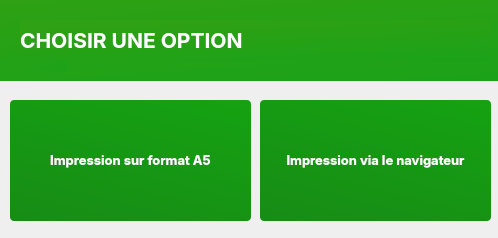
<?xml version="1.0" encoding="UTF-8"?>
<ui version="4.0">
 <class>Dialog</class>
 <widget class="QDialog" name="Dialog">
  <property name="geometry">
   <rect>
    <x>0</x>
    <y>0</y>
    <width>498</width>
    <height>238</height>
   </rect>
  </property>
  <property name="cursor">
   <cursorShape>OpenHandCursor</cursorShape>
  </property>
  <property name="windowTitle">
   <string>Dialog</string>
  </property>
  <widget class="QFrame" name="frame_2">
   <property name="geometry">
    <rect>
     <x>-150</x>
     <y>-10</y>
     <width>651</width>
     <height>91</height>
    </rect>
   </property>
   <property name="styleSheet">
    <string notr="true">background-color: qlineargradient(spread:pad, x1:0.50, y1:0, x2:1, y2:1, stop:0 rgb(46, 161, 20), stop:1 rgb(27, 162, 25));
border-top:none</string>
   </property>
   <property name="frameShape">
    <enum>QFrame::StyledPanel</enum>
   </property>
   <property name="frameShadow">
    <enum>QFrame::Raised</enum>
   </property>
   <widget class="QLabel" name="iconedit">
    <property name="geometry">
     <rect>
      <x>170</x>
      <y>40</y>
      <width>47</width>
      <height>41</height>
     </rect>
    </property>
    <property name="text">
     <string/>
    </property>
   </widget>
   <widget class="QLabel" name="title">
    <property name="geometry">
     <rect>
      <x>170</x>
      <y>30</y>
      <width>471</width>
      <height>41</height>
     </rect>
    </property>
    <property name="font">
     <font>
      <family>Inter</family>
      <pointsize>16</pointsize>
      <weight>75</weight>
      <bold>true</bold>
     </font>
    </property>
    <property name="styleSheet">
     <string notr="true">color:white</string>
    </property>
    <property name="text">
     <string>CHOISIR UNE OPTION</string>
    </property>
   </widget>
  </widget>
  <widget class="QPushButton" name="direct">
   <property name="geometry">
    <rect>
     <x>10</x>
     <y>100</y>
     <width>241</width>
     <height>121</height>
    </rect>
   </property>
   <property name="font">
    <font>
     <family>Inter</family>
     <pointsize>10</pointsize>
     <weight>75</weight>
     <bold>true</bold>
    </font>
   </property>
   <property name="cursor">
    <cursorShape>PointingHandCursor</cursorShape>
   </property>
   <property name="styleSheet">
    <string notr="true">background-color: qlineargradient(spread:pad, x1:0, y1:2, x2:1, y2:0, stop:0 rgb(25, 125, 24), stop:1  rgb(21, 162, 18));
color:white;
border-radius:4px;
border:solid 4px;
border-color: red;</string>
   </property>
   <property name="text">
    <string>Impression sur format A5</string>
   </property>
   <property name="icon">
    <iconset>
     <normaloff>../../../.designer/backup/imgs/stat.png</normaloff>../../../.designer/backup/imgs/stat.png</iconset>
   </property>
  </widget>
  <widget class="QPushButton" name="browser">
   <property name="geometry">
    <rect>
     <x>260</x>
     <y>100</y>
     <width>231</width>
     <height>121</height>
    </rect>
   </property>
   <property name="font">
    <font>
     <family>Inter</family>
     <pointsize>10</pointsize>
     <weight>75</weight>
     <bold>true</bold>
    </font>
   </property>
   <property name="cursor">
    <cursorShape>PointingHandCursor</cursorShape>
   </property>
   <property name="styleSheet">
    <string notr="true">background-color: qlineargradient(spread:pad, x1:0, y1:2, x2:1, y2:0, stop:0 rgb(25, 125, 24), stop:1  rgb(21, 162, 18));
color:white;
border-radius:4px;
border:solid 4px;
border-color: red;</string>
   </property>
   <property name="text">
    <string>Impression via le navigateur</string>
   </property>
   <property name="icon">
    <iconset>
     <normaloff>../../../.designer/backup/imgs/stat.png</normaloff>../../../.designer/backup/imgs/stat.png</iconset>
   </property>
  </widget>
 </widget>
 <resources/>
 <connections/>
</ui>
